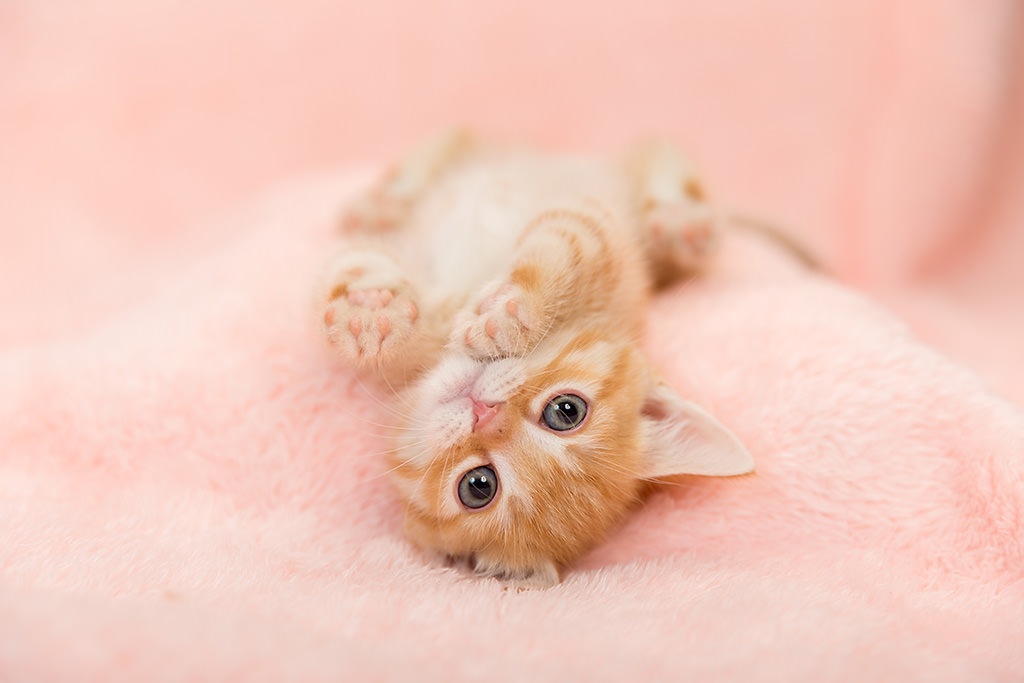
#> input picture short projects/lab1/cse428_lab1_19101189/cat.jpeg, 1024 x 683 px, found by its file name
$ jupyter execute 19101189_CSE428_Lab_Exp_1.ipynb
#> lines starting #> are read from the running program, lines starting #| are printed output that depends on the picture
# Task 1

[cell 1]
import numpy as np
import matplotlib.pyplot as plt
from skimage import io, transform, img_as_float

[cell 2]
# define a numpy array of length 10, put random values
x = np.array([1, 6, 4, -2, 9, 12, 2, 4, 3])

# select a slice with the even numbers
x_even = x[x%2==0]
print(x_even)
# select a slice with even indexed numbers
x_even_idx = x[::2]
print(x_even_idx)
# print the even indexed numbers in reverse order
print(x_even_idx[::-1])

# Task 2

[cell 3]
x = np.array([[1, 2, 3, 4, 5], [0, 1, 2, 3, 4], [-1, 2, 5, 1 , 0]])

# print the submatrix with even indexed rows and odd indexed columns
# should print [[2, 4], [2, 1]]
print(x[::2,1::2])

# flip the matrix by 180 degree
# should print [[0, 1, 5, 2, -1], [4, 3, 2, 1, 0], [5, 4, 3, 2, 1]]
print(x[::-1,::-1])

# Task 3

[cell 4]
# import the cat image
I = io.imread('cat.jpeg')
#> I is the input picture: shape (683, 1024, 3); mean R, G, B 240.7, 199.3, 185.3
io.imshow(I)
# normalize the image between 0 and 1
I_norm = I = img_as_float(I)
print(I)
#> (printed output is left out)

# crop only the cat's face and imshow it
height, width, nchannels = I.shape
#> height = 683; width = 1024; nchannels = 3
print("Height =", height)
#| Height = 683
print("Width =", width)
#| Width = 1024
print("Number of channels =", nchannels)
#| Number of channels = 3
I_cropped = I[340:590,350:650,:]
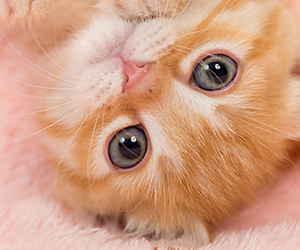
#> I_cropped: shape (250, 300, 3) float64; mean R, G, B 0.817, 0.62, 0.511
io.imshow(I_cropped)
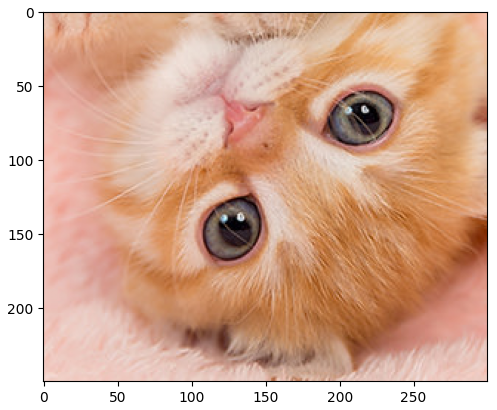
#> figure drawn by matplotlib, 1 panel
